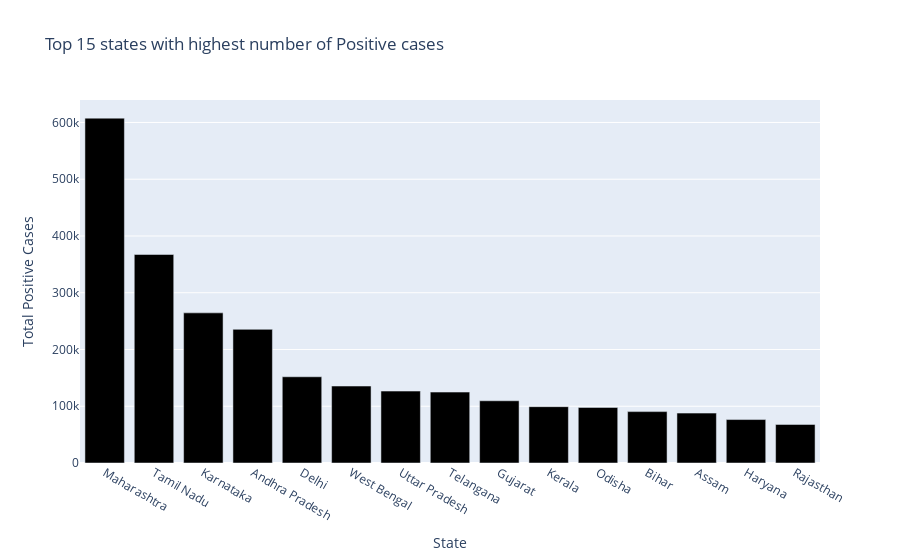

The cell this chart's notebook holds for it:
### Code cell
px.bar(x=covid_testing_state.nlargest(15,"Positive")["State"],
       y = covid_testing_state.nlargest(15,"Positive")["Positive"],
       labels={'y':'Total Positive Cases','x':'State'},
       color_discrete_sequence=px.colors.sequential.Blackbody,
       title="Top 15 states with highest number of Positive cases")

### Figure 1 — Plotly figure (JSON) as saved in the notebook; plotly's stock layout.template omitted (floating-point values rounded to 4 significant figures)
{"data": [{"alignmentgroup": "True", "hovertemplate": "State=%{x}<br>Total Positive Cases=%{y}<extra></extra>", "legendgroup": "", "marker": {"color": "rgb(0,0,0)"}, "name": "", "offsetgroup": "", "orientation": "v", "showlegend": false, "textposition": "auto", "type": "bar", "x": ["Maharashtra", "Tamil Nadu", "Karnataka", "Andhra Pradesh", "Delhi", "West Bengal", "Uttar Pradesh", "Telangana", "Gujarat", "Kerala", "Odisha", "Bihar", "Assam", "Haryana", "Rajasthan"], "xaxis": "x", "y": [607631, 367430, 264546, 235525, 151928, 135596, 126722, 124963, 109627, 99267, 97920, 90553, 87908, 76549, 67954], "yaxis": "y"}], "layout": {"barmode": "relative", "legend": {"tracegroupgap": 0}, "title": {"text": "Top 15 states with highest number of Positive cases"}, "xaxis": {"anchor": "y", "domain": [0, 1], "title": {"text": "State"}}, "yaxis": {"anchor": "x", "domain": [0, 1], "title": {"text": "Total Positive Cases"}}}}
